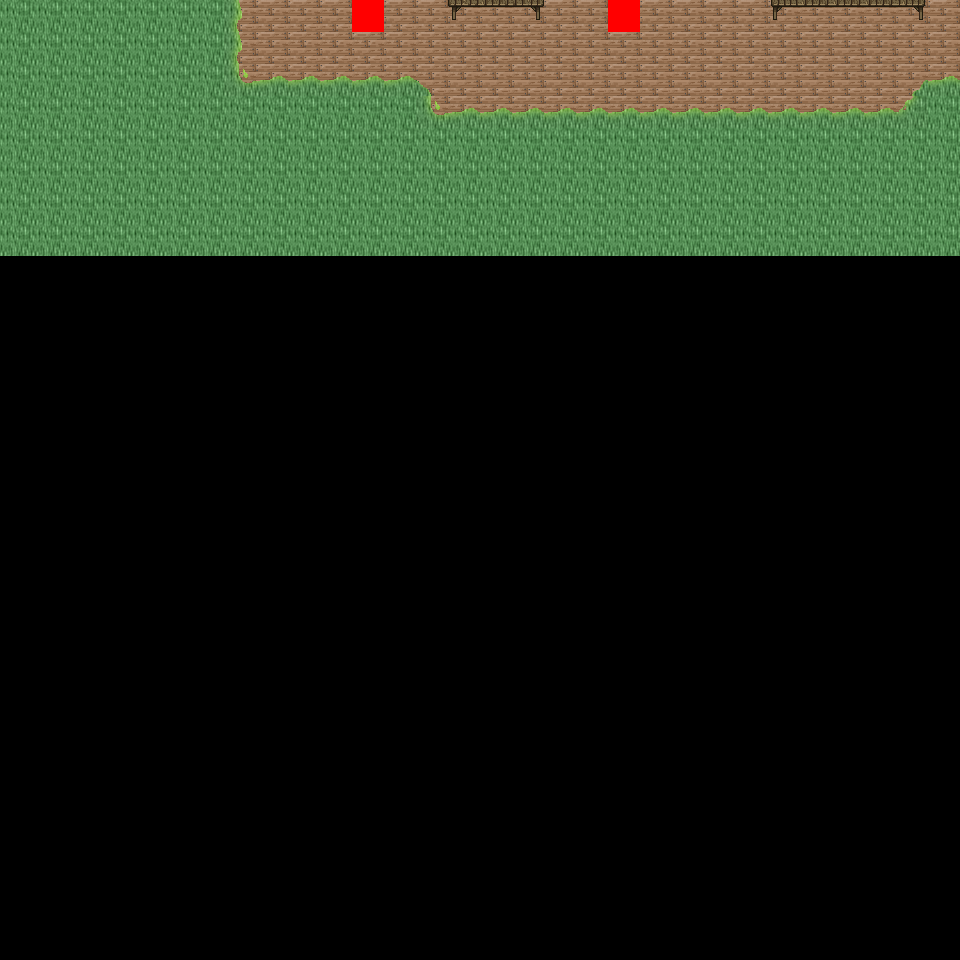

A 2D game scene composited from a Tiled map and its tileset images. What follows is a short description and the map's XML, with each tile layer's data collapsed to a summary:
An orthogonal 30x30 tile map with 32x32 px tiles, 6 tile layers (Ground, Object, Object2, Above, ...), 54 tilesets and 4 objects (4x mapExit).

<map version="1.0" orientation="orthogonal" renderorder="right-down" width="30" height="30" tilewidth="32" tileheight="32" nextobjectid="5">
  <tileset firstgid="1" name="tileset_logic_collision" tilewidth="32" tileheight="32" tilecount="1" columns="1">
    <image source="../drawable/tileset_logic_collision.png" width="32" height="32" />
  </tileset>
  <tileset firstgid="2" name="tileset_ground_ground" tilewidth="32" tileheight="32" tilecount="33" columns="3">
    <image source="../drawable/tileset_ground_ground.png" width="96" height="352" />
  </tileset>
  <tileset firstgid="35" name="tileset_building_castle" tilewidth="32" tileheight="32" tilecount="320" columns="20">
    <image source="../drawable/tileset_building_castle.png" width="640" height="512" />
  </tileset>
  <tileset firstgid="355" name="tileset_item_weapon_cannon" tilewidth="32" tileheight="32" tilecount="12" columns="3">
    <image source="../drawable/tileset_item_weapon_cannon.png" width="96" height="128" />
  </tileset>
  <tileset firstgid="367" name="tileset_item_pot_barrels_1" tilewidth="32" tileheight="32" tilecount="8" columns="4">
    <image source="../drawable/tileset_item_pot_barrels_1.png" width="128" height="64" />
  </tileset>
  <tileset firstgid="375" name="tileset_building_door_door" tilewidth="32" tileheight="32" tilecount="6" columns="3">
    <image source="../drawable/tileset_building_door_door.png" width="96" height="64" />
  </tileset>
  <tileset firstgid="381" name="tileset_building_door_closed" tilewidth="32" tileheight="32" tilecount="1" columns="1">
    <image source="../drawable/tileset_building_door_closed.png" width="32" height="32" />
  </tileset>
  <tileset firstgid="382" name="tileset_building_window_window_centered" tilewidth="32" tileheight="32" tilecount="1" columns="1">
    <image source="../drawable/tileset_building_window_window_centered.png" width="32" height="32" />
  </tileset>
  <tileset firstgid="383" name="tileset_building_decoration_chimney_big" tilewidth="32" tileheight="32" tilecount="2" columns="1">
    <image source="../drawable/tileset_building_decoration_chimney_big.png" width="32" height="64" />
  </tileset>
  <tileset firstgid="385" name="tileset_ground_grass_edges" tilewidth="32" tileheight="32" tilecount="36" columns="12">
    <image source="../drawable/tileset_ground_grass_edges.png" width="384" height="96" />
  </tileset>
  <tileset firstgid="421" name="tileset_ground_grass_corners" tilewidth="32" tileheight="32" tilecount="24" columns="6">
    <image source="../drawable/tileset_ground_grass_corners.png" width="192" height="128" />
  </tileset>
  <tileset firstgid="445" name="tileset_plant_tree_fall_trees" tilewidth="32" tileheight="32" tilecount="40" columns="8">
    <image source="../drawable/tileset_plant_tree_fall_trees.png" width="256" height="160" />
  </tileset>
  <tileset firstgid="485" name="tileset_plant_tree_locust_tree" tilewidth="32" tileheight="32" tilecount="20" columns="4">
    <image source="../drawable/tileset_plant_tree_locust_tree.png" width="128" height="160" />
  </tileset>
  <tileset firstgid="505" name="tileset_furniture_chair_bench_white" tilewidth="32" tileheight="32" tilecount="8" columns="2">
    <image source="../drawable/tileset_furniture_chair_bench_white.png" width="64" height="128" />
  </tileset>
  <tileset firstgid="513" name="tileset_plant_flower_daisy_blue" tilewidth="32" tileheight="32" tilecount="8" columns="2">
    <image source="../drawable/tileset_plant_flower_daisy_blue.png" width="64" height="128" />
  </tileset>
  <tileset firstgid="521" name="tileset_plant_flower_daisy_red" tilewidth="32" tileheight="32" tilecount="8" columns="2">
    <image source="../drawable/tileset_plant_flower_daisy_red.png" width="64" height="128" />
  </tileset>
  <tileset firstgid="529" name="tileset_plant_flower_daisy_white" tilewidth="32" tileheight="32" tilecount="8" columns="2">
    <image source="../drawable/tileset_plant_flower_daisy_white.png" width="64" height="128" />
  </tileset>
  <tileset firstgid="537" name="tileset_plant_flower_daisy_yellow" tilewidth="32" tileheight="32" tilecount="8" columns="2">
    <image source="../drawable/tileset_plant_flower_daisy_yellow.png" width="64" height="128" />
  </tileset>
  <tileset firstgid="545" name="tileset_plant_flower_flower_bed_1" tilewidth="32" tileheight="32" tilecount="35" columns="7">
    <image source="../drawable/tileset_plant_flower_flower_bed_1.png" width="224" height="160" />
  </tileset>
  <tileset firstgid="580" name="tileset_plant_flower_planted_containers" tilewidth="32" tileheight="32" tilecount="16" columns="4">
    <image source="../drawable/tileset_plant_flower_planted_containers.png" width="128" height="128" />
  </tileset>
  <tileset firstgid="596" name="tileset_item_pot_pot_grey" tilewidth="32" tileheight="32" tilecount="1" columns="1">
    <image source="../drawable/tileset_item_pot_pot_grey.png" width="32" height="32" />
  </tileset>
  <tileset firstgid="597" name="tileset_item_pot_pot_burgundy" tilewidth="32" tileheight="32" tilecount="1" columns="1">
    <image source="../drawable/tileset_item_pot_pot_burgundy.png" width="32" height="32" />
  </tileset>
  <tileset firstgid="598" name="tileset_building_decoration_chimney" tilewidth="32" tileheight="32" tilecount="2" columns="1">
    <image source="../drawable/tileset_building_decoration_chimney.png" width="32" height="64" />
  </tileset>
  <tileset firstgid="600" name="tileset_furniture_light_lamp_blue" tilewidth="32" tileheight="32" tilecount="3" columns="1">
    <image source="../drawable/tileset_furniture_light_lamp_blue.png" width="32" height="96" />
  </tileset>
  <tileset firstgid="603" name="tileset_light_dim_light_7x5" tilewidth="32" tileheight="32" tilecount="35" columns="7">
    <image source="../drawable/tileset_light_dim_light_7x5.png" width="224" height="160" />
  </tileset>
  <tileset firstgid="638" name="tileset_logic_protection" tilewidth="32" tileheight="32" tilecount="2" columns="2">
    <image source="../drawable/tileset_logic_protection.png" width="64" height="32" />
  </tileset>
  <tileset firstgid="640" name="tileset_furniture_table_bazaar_table_1" tilewidth="32" tileheight="32" tilecount="4" columns="2">
    <image source="../drawable/tileset_furniture_table_bazaar_table_1.png" width="64" height="64" />
  </tileset>
  <tileset firstgid="644" name="tileset_furniture_table_bazaar_table_2" tilewidth="32" tileheight="32" tilecount="6" columns="2">
    <image source="../drawable/tileset_furniture_table_bazaar_table_2.png" width="64" height="96" />
  </tileset>
  <tileset firstgid="650" name="tileset_furniture_table_bazaar_table_3" tilewidth="32" tileheight="32" tilecount="6" columns="2">
    <image source="../drawable/tileset_furniture_table_bazaar_table_3.png" width="64" height="96" />
  </tileset>
  <tileset firstgid="656" name="tileset_furniture_table_bazaar_table_4" tilewidth="32" tileheight="32" tilecount="6" columns="2">
    <image source="../drawable/tileset_furniture_table_bazaar_table_4.png" width="64" height="96" />
  </tileset>
  <tileset firstgid="662" name="tileset_furniture_table_bazaar_table_5" tilewidth="32" tileheight="32" tilecount="6" columns="2">
    <image source="../drawable/tileset_furniture_table_bazaar_table_5.png" width="64" height="96" />
  </tileset>
  <tileset firstgid="668" name="tileset_furniture_table_flowers_on_bench2" tilewidth="32" tileheight="32" tilecount="6" columns="3">
    <image source="../drawable/tileset_furniture_table_flowers_on_bench2.png" width="96" height="64" />
  </tileset>
  <tileset firstgid="674" name="tileset_furniture_table_flowers_on_benches" tilewidth="32" tileheight="32" tilecount="10" columns="2">
    <image source="../drawable/tileset_furniture_table_flowers_on_benches.png" width="64" height="160" />
  </tileset>
  <tileset firstgid="684" name="tileset_furniture_table_vendors_table" tilewidth="32" tileheight="32" tilecount="35" columns="7">
    <image source="../drawable/tileset_furniture_table_vendors_table.png" width="224" height="160" />
  </tileset>
  <tileset firstgid="719" name="tileset_item_drink_bottles_and_cups" tilewidth="32" tileheight="32" tilecount="16" columns="4">
    <image source="../drawable/tileset_item_drink_bottles_and_cups.png" width="128" height="128" />
  </tileset>
  <tileset firstgid="735" name="tileset_item_drink_beers_and_flasks" tilewidth="32" tileheight="32" tilecount="12" columns="4">
    <image source="../drawable/tileset_item_drink_beers_and_flasks.png" width="128" height="96" />
  </tileset>
  <tileset firstgid="747" name="tileset_item_drink_casks" tilewidth="32" tileheight="32" tilecount="4" columns="2">
    <image source="../drawable/tileset_item_drink_casks.png" width="64" height="64" />
  </tileset>
  <tileset firstgid="751" name="tileset_item_food_meals_1" tilewidth="32" tileheight="32" tilecount="2" columns="2">
    <image source="../drawable/tileset_item_food_meals_1.png" width="64" height="32" />
  </tileset>
  <tileset firstgid="753" name="tileset_item_food_rustic_meals" tilewidth="32" tileheight="32" tilecount="2" columns="2">
    <image source="../drawable/tileset_item_food_rustic_meals.png" width="64" height="32" />
  </tileset>
  <tileset firstgid="755" name="tileset_item_household_food_preparation_2" tilewidth="32" tileheight="32" tilecount="4" columns="2">
    <image source="../drawable/tileset_item_household_food_preparation_2.png" width="64" height="64" />
  </tileset>
  <tileset firstgid="759" name="tileset_item_pot_barrels_2" tilewidth="32" tileheight="32" tilecount="8" columns="4">
    <image source="../drawable/tileset_item_pot_barrels_2.png" width="128" height="64" />
  </tileset>
  <tileset firstgid="767" name="tileset_item_drink_olive_oil_vinegar" tilewidth="32" tileheight="32" tilecount="4" columns="2">
    <image source="../drawable/tileset_item_drink_olive_oil_vinegar.png" width="64" height="64" />
  </tileset>
  <tileset firstgid="771" name="tileset_ground_ground_3" tilewidth="32" tileheight="32" tilecount="5" columns="5">
    <image source="../drawable/tileset_ground_ground_3.png" width="160" height="32" />
  </tileset>
  <tileset firstgid="776" name="tileset_building_decoration_banner" tilewidth="32" tileheight="32" tilecount="12" columns="1">
    <image source="../drawable/tileset_building_decoration_banner.png" width="32" height="384" />
  </tileset>
  <tileset firstgid="788" name="tileset_building_cottage" tilewidth="32" tileheight="32" tilecount="256" columns="16">
    <image source="../drawable/tileset_building_cottage.png" width="512" height="512" />
  </tileset>
  <tileset firstgid="1044" name="tileset_building_roof_thatched_roof" tilewidth="32" tileheight="32" tilecount="256" columns="16">
    <image source="../drawable/tileset_building_roof_thatched_roof.png" width="512" height="512" />
  </tileset>
  <tileset firstgid="1300" name="tileset_building_door_doors" tilewidth="32" tileheight="32" tilecount="256" columns="16">
    <image source="../drawable/tileset_building_door_doors.png" width="512" height="512" />
  </tileset>
  <tileset firstgid="1556" name="tileset_building_window_windows" tilewidth="32" tileheight="32" tilecount="256" columns="16">
    <image source="../drawable/tileset_building_window_windows.png" width="512" height="512" />
  </tileset>
  <tileset firstgid="1812" name="tileset_logic_portal" tilewidth="32" tileheight="32" tilecount="24" columns="8">
    <image source="../drawable/tileset_logic_portal.png" width="256" height="96" />
  </tileset>
  <tileset firstgid="1836" name="tileset_plant_bush_leafy" tilewidth="32" tileheight="32" tilecount="48" columns="8">
    <image source="../drawable/tileset_plant_bush_leafy.png" width="256" height="192" />
  </tileset>
  <tileset firstgid="1884" name="tileset_plant_bushes_and_trees" tilewidth="32" tileheight="32" tilecount="144" columns="16">
    <image source="../drawable/tileset_plant_bushes_and_trees.png" width="512" height="289" />
  </tileset>
  <tileset firstgid="2028" name="tileset_plant_bush_berried" tilewidth="32" tileheight="32" tilecount="60" columns="5">
    <image source="../drawable/tileset_plant_bush_berried.png" width="160" height="384" />
  </tileset>
  <tileset firstgid="2088" name="tileset_plant_bush_fern" tilewidth="32" tileheight="32" tilecount="32" columns="8">
    <image source="../drawable/tileset_plant_bush_fern.png" width="256" height="128" />
  </tileset>
  <tileset firstgid="2120" name="tileset_plant_bush_bush_pinks" tilewidth="32" tileheight="32" tilecount="4" columns="2">
    <image source="../drawable/tileset_plant_bush_bush_pinks.png" width="64" height="64" />
  </tileset>
  <layer name="Ground" width="30" height="30">
    <data>[900 cells, 240 non-empty, 2 distinct tile ids]</data>
  </layer>
  <layer name="Object" width="30" height="30">
    <data>[900 cells, 37 non-empty, 13 distinct tile ids]</data>
  </layer>
  <layer name="Object2" width="30" height="30">
    <data>[900 cells, 0 non-empty, 0 distinct tile ids]</data>
  </layer>
  <layer name="Above" width="30" height="30">
    <data>[900 cells, 0 non-empty, 0 distinct tile ids]</data>
  </layer>
  <layer name="Above2" width="30" height="30">
    <data>[900 cells, 0 non-empty, 0 distinct tile ids]</data>
  </layer>
  <layer name="Walkable" width="30" height="30">
    <data>[900 cells, 2 non-empty, 1 distinct tile ids]</data>
  </layer>
  <objectgroup name="MapEvents">
    <object id="1" name="north" type="mapExit" x="0" y="0" width="352" height="32">
      <properties>
        <property name="map" value="level_0_x34_y45" />
        <property name="x" value="0" />
        <property name="y" value="28" />
      </properties>
    </object>
    <object id="2" name="north2" type="mapExit" x="384" y="0" width="224" height="32">
      <properties>
        <property name="map" value="level_0_x34_y45" />
        <property name="x" value="12" />
        <property name="y" value="28" />
      </properties>
    </object>
    <object id="3" name="north3" type="mapExit" x="640" y="0" width="320" height="32">
      <properties>
        <property name="map" value="level_0_x34_y45" />
        <property name="x" value="20" />
        <property name="y" value="28" />
      </properties>
    </object>
    <object id="4" name="east" type="mapExit" x="928" y="0" width="32" height="960">
      <properties>
        <property name="map" value="level_0_x35_y46" />
        <property name="x" value="1" />
        <property name="y" value="0" />
      </properties>
    </object>
  </objectgroup>
</map>
